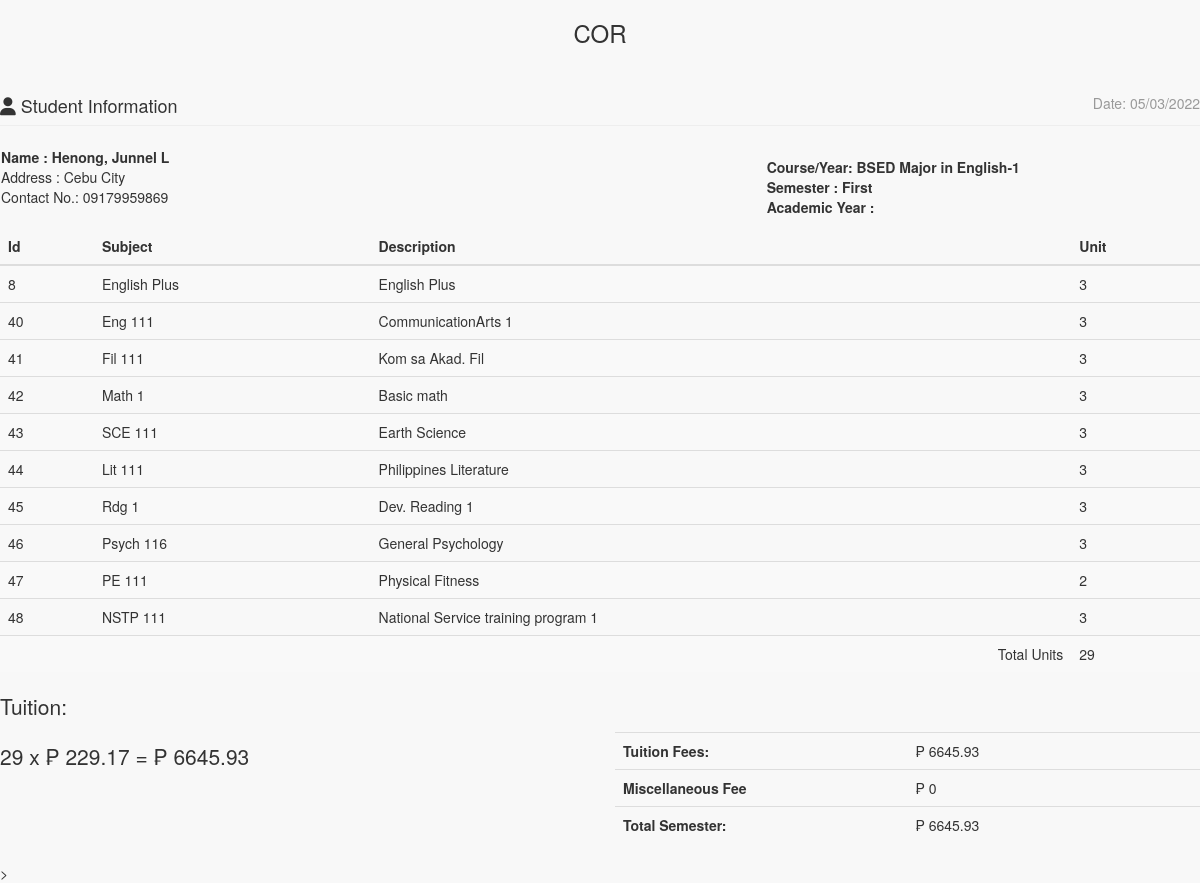
Page /statementaccnt.php (signed in) on the committed database.
### tables this page shows
CREATE TABLE `course` (
  `COURSE_ID` int(11) NOT NULL,
  `COURSE_NAME` varchar(30) NOT NULL,
  `COURSE_LEVEL` varchar(50) NOT NULL DEFAULT '1',
  `COURSE_MAJOR` varchar(30) NOT NULL DEFAULT 'None',
  `COURSE_DESC` varchar(255) NOT NULL,
  `DEPT_ID` int(11) NOT NULL,
  `SETSEMESTER` varchar(90) NOT NULL
);

CREATE TABLE `subject` (
  `SUBJ_ID` int(11) NOT NULL,
  `SUBJ_CODE` varchar(30) NOT NULL,
  `SUBJ_DESCRIPTION` varchar(255) NOT NULL,
  `UNIT` int(2) NOT NULL,
  `COURSE_ID` int(11) NOT NULL,
  `SEMESTER` varchar(20) NOT NULL
);

### include/database.php (called while the page is built, shortened)
<?php
class Database {
	var $sql_string = '';
	public $conn;
	public function open_connection() {
		$this->conn = mysqli_connect(server,user,pass);
		if(!$this->conn){
			echo "Problem in database connection! Contact administrator!";
			exit();
		}else{
			$db_select = mysqli_select_db($this->conn,database_name);
		}
	}
	function setQuery($sql='') {
		$this->sql_string=$sql;
	}
	function executeQuery() {
		$result = mysqli_query($this->conn,$this->sql_string);
		return $result;
	}
	private function confirm_query($result) {
		return $result;
	}
	function loadResultList( $key='' ) {
		$cur = $this->executeQuery();
		$array = array();
		while ($row = mysqli_fetch_object($cur)) {
			if ($key) {
				$array[$row->$key] = $row;
			} else {
				$array[] = $row;
			}
		}
		return $array;
	}
	function loadSingleResult() {
		$cur = $this->executeQuery();
		while ($row = mysqli_fetch_object($cur)) {
		return $data = $row;
		}
	}
}
$mydb = new Database();
?>

### include/courses.php (called while the page is built, shortened)
<?php
require_once(LIB_PATH.DS.'database.php');
class Course {
	protected static  $tblname = "course";
	function single_course($id=""){
			global $mydb;
			$mydb->setQuery("SELECT * FROM ".self::$tblname."
				Where COURSE_ID= '{$id}' LIMIT 1");
			$cur = $mydb->loadSingleResult();
			return $cur;
	}
}
?>

### statementaccnt.php (the view, shortened to what this page needs)
<?php
require_once("include/initialize.php");
?>
<!DOCTYPE html>
<html>
<head>
  <link href="<?php echo web_root; ?>admin/css/bootstrap.min.css" rel="stylesheet">
    <link href="<?php echo web_root; ?>admin/css/metisMenu.min.css" rel="stylesheet">
    <link href="<?php echo web_root; ?>admin/css/timeline.css" rel="stylesheet">
    <link href="<?php echo web_root; ?>admin/css/sb-admin-2.css" rel="stylesheet">
   <link href="<?php echo web_root; ?>admin/css/morris.css" rel="stylesheet">
    <link href="<?php echo web_root; ?>admin/font/css/font-awesome.min.css" rel="stylesheet" type="text/css">
  <link href="<?php echo web_root; ?>admin/font/font-awesome.min.css" rel="stylesheet" type="text/css">
    <link href="<?php echo web_root; ?>admin/css/dataTables.bootstrap.css" rel="stylesheet">
<link href="<?php echo web_root; ?>css/bootstrap-datetimepicker.min.css" rel="stylesheet" media="screen">
 <link href="<?php echo web_root; ?>css/datepicker.css" rel="stylesheet" media="screen">
 <link href="<?php echo web_root; ?>admin/css/costum.css" rel="stylesheet">
</head>
<body onload="window.print()">
<div class="wrapper">
    <section class="invoice">
      <div class="row">
        <h3 align="center">COR</h3>
      </div>
      <div class="row">
        <div class="col-xs-12">
          <h4 class="page-header">
            <i class="fa fa-user"></i> Student Information
            <small class="pull-right">Date: <?php echo date('m/d/Y'); ?></small>
          </h4>
        </div>
      </div>
      <table>
        <tr>
          <td width="75%" colspan="2" >
            <address>
            <b>Name : <?php echo $_SESSION['LNAME']. ', ' .$_SESSION['FNAME'] .' ' .$_SESSION['MI'];?></b><br>
            Address : <?php echo $_SESSION['PADDRESS'];?><br>
            Contact No.: <?php echo $_SESSION['CONTACT'];?><br>
          </address>
          </td>
          <td >
             <b>Course/Year:  <?php
            $course = New Course();
            $singlecourse = $course->single_course($_SESSION['COURSEID']);
            echo $_SESSION['COURSE_YEAR'] = $singlecourse->COURSE_NAME.'-'.$singlecourse->COURSE_LEVEL;
            ?></b><br>
          <b>Semester : <?php echo $_SESSION['SEMESTER']; ?></b> <br/>
          <b>Academic Year : <?php echo $_SESSION['SY']; ?></b>
          </td>
        </tr>
      </table>
<?php
  if (isset($_SESSION['gvCart'])){
?>
<div class="row">
  <div class="col-xs-12 table-responsive">
    <table class="table table-striped">
      <thead>
      <tr>
        <th>Id</th>
        <th>Subject</th>
        <th>Description</th>
        <th>Unit</th>
      </tr>
      </thead>
      <tbody>
      <?php
        $totunit = '';
          if (isset($_SESSION['gvCart'])){
             $count_cart = count($_SESSION['gvCart']);
                for ($i=0; $i < $count_cart  ; $i++) {
                    $query = "SELECT * FROM `subject` s, `course` c WHERE s.COURSE_ID=c.COURSE_ID AND SUBJ_ID=" . $_SESSION['gvCart'][$i]['subjectid'];
                     $mydb->setQuery($query);
                     $cur = $mydb->loadResultList();
                      foreach ($cur as $result) {
                         echo '<tr>';
                          echo '<td>' . $result->SUBJ_ID.'</a></td>';
                          echo '<td>'. $result->SUBJ_CODE.'</td>';
                          echo '<td>'. $result->SUBJ_DESCRIPTION.'</td>';
                          echo '<td>' . $result->UNIT.'</a></td>';
                          echo '</tr>';
                          $totunit +=  $result->UNIT;
                      }
                }
              }
          ?>
      </tbody>
     </table>
<?php
}else{
?>
    <table class="table table-striped">
      <thead>
      <tr>
        <th>Id</th>
        <th>Subject</th>
        <th>Description</th>
        <th>Unit</th>
      </tr>
      </thead>
      <tbody>
      <?php
       $totunit = 0;
      $mydb->setQuery("SELECT * FROM `subject` s, `course` c
        WHERE s.COURSE_ID=c.COURSE_ID AND s.COURSE_ID=".$_SESSION['COURSEID']." AND SEMESTER='".$_SESSION['SEMESTER']."'");
      $cur = $mydb->loadResultList();
      foreach ($cur as $result) {
        echo '<tr>';
        echo '<td>'.$result->SUBJ_ID.'</td>';
        echo '<td>'.$result->SUBJ_CODE.'</td>';
        echo '<td>'.$result->SUBJ_DESCRIPTION.'</td>';
        echo '<td>'.$result->UNIT.'</td>';
        echo '</tr>';
        $totunit +=  $result->UNIT;
      }
      ?>
      <tr>
      <td colspan="3" align="right" >Total Units</td>
      <td><?php echo $totunit;?></td>
      </tr>
      </tbody>
    </table>
<?php
}
?>
   <div class="row">
        <div class="col-xs-6">
          <p class="lead">Tuition:</p>
        <p class="lead">
          <?php
           $perunit = 229.17;
           $entrancefee = 0;
           $subtot = $totunit * $perunit;
           $totsem = $entrancefee + $subtot;
           echo $totunit .' x  &#8369 ' . $perunit . ' =  &#8369 ' . $subtot ;
           ?>
          </p>
        </div>
        <div class="col-xs-6">
         <br/>
         <br/>
            <table class="table">
              <tr>
                <th style="width:50%">Tuition Fees:</th>
                <td>  &#8369 <?php echo  $subtot; ?></td>
              </tr>
              <tr>
                <th>Miscellaneous Fee</th>
                <td>  &#8369 <?php echo  $entrancefee  ; ?></td>
              </tr>
              <tr>
                <th>Total Semester:</th>
                <td>  &#8369 <?php echo  $totsem; ?>
                </td>
              </tr>
            </table>
          </div>
      </div>>
    </section>
    </div>
 </body>
 </html>

### admin/css/sb-admin-2.css (style rules this page uses)
body { background-color: #f8f8f8; }

### rows in the picture
course: COURSE_NAME+COURSE_LEVEL "BSED Major in English-1"
subject: SUBJ_ID "8", SUBJ_CODE "English Plus", SUBJ_DESCRIPTION "English Plus", UNIT "3"
subject: SUBJ_ID "40", SUBJ_CODE "Eng 111", SUBJ_DESCRIPTION "CommunicationArts 1", UNIT "3"
subject: SUBJ_ID "41", SUBJ_CODE "Fil 111", SUBJ_DESCRIPTION "Kom sa Akad. Fil", UNIT "3"
subject: SUBJ_ID "42", SUBJ_CODE "Math 1", SUBJ_DESCRIPTION "Basic math", UNIT "3"
subject: SUBJ_ID "43", SUBJ_CODE "SCE 111", SUBJ_DESCRIPTION "Earth Science", UNIT "3"
subject: SUBJ_ID "44", SUBJ_CODE "Lit 111", SUBJ_DESCRIPTION "Philippines Literature", UNIT "3"
subject: SUBJ_ID "45", SUBJ_CODE "Rdg 1", SUBJ_DESCRIPTION "Dev. Reading 1", UNIT "3"
subject: SUBJ_ID "46", SUBJ_CODE "Psych 116", SUBJ_DESCRIPTION "General Psychology", UNIT "3"
subject: SUBJ_ID "47", SUBJ_CODE "PE 111", SUBJ_DESCRIPTION "Physical Fitness", UNIT "2"
subject: SUBJ_ID "48", SUBJ_CODE "NSTP 111", SUBJ_DESCRIPTION "National Service training program 1", UNIT "3"

### other values in the picture
$_SESSION['LNAME'] "Henong"
$_SESSION['FNAME'] "Junnel"
$_SESSION['MI'] "L"
$_SESSION['PADDRESS'] "Cebu City"
$_SESSION['CONTACT'] "09179959869"
$_SESSION['SEMESTER'] "First"
$totunit "29"
$perunit "229.17"
$subtot "6645.93"
$entrancefee "0"
$totsem "6645.93"
